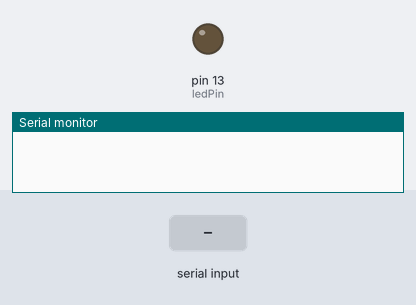
A sketch run on a simulated Arduino Uno, built with avr-gcc and run on an emulated ATmega328P. On the bench: output pins drawn as LEDs (lit = HIGH), the last lines printed to the serial monitor. The test bench sets the inputs (shaded band).

Above: at 1.2 s.
1.3 s: "ok\n" received over Serial
At 2.2 s:
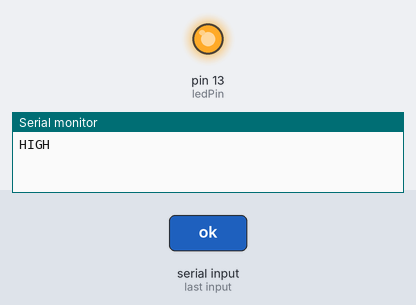
2.8 s: "no\n" received over Serial
At 3.4 s:
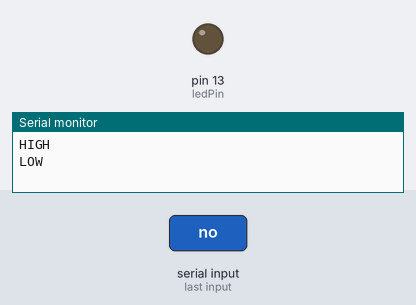
Timing chart, 0 to 5.8 s (numbered marks = the images above; inputs shaded):
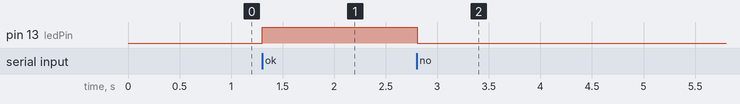

The sketch:

arduino.ino
```cpp
const int ledPin = 13; // 아두이노 내장 LED 핀
String receivedData;

void setup() {
  pinMode(ledPin, OUTPUT);
  Serial.begin(9600);
}

void loop() {
  if (Serial.available()) {
    receivedData = Serial.readStringUntil('\n'); // 개행 문자까지의 데이터를 읽음
    receivedData.trim(); // 앞뒤 공백 제거

    if (receivedData == "ok") {
      digitalWrite(ledPin, HIGH); // LED 켜기
      Serial.println("HIGH");
    } else if (receivedData == "no") {
      digitalWrite(ledPin, LOW);  // LED 끄기
      Serial.println("LOW");
    }
  }
}
```

Measured:
- after the input at 1.3 s, pin 13 (ledPin): LOW → HIGH at once
- after the input at 2.8 s, pin 13 (ledPin): HIGH → LOW at once
